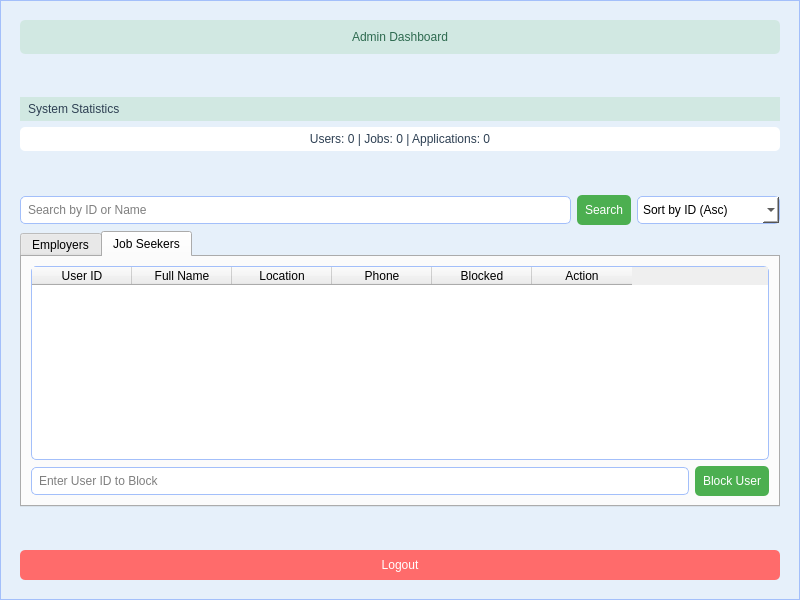
<?xml version="1.0" encoding="UTF-8"?>
<ui version="4.0">
 <class>DashboardAdmin</class>
 <widget class="QDialog" name="DashboardAdmin">
  <property name="geometry">
   <rect>
    <x>0</x>
    <y>0</y>
    <width>800</width>
    <height>600</height>
   </rect>
  </property>
  <property name="windowTitle">
   <string>Admin Dashboard - Job Matching System</string>
  </property>
  <property name="styleSheet">
   <string notr="true">
    QDialog {
        background-color: #E6F0FA; /* Light blue gradient background */
        border: 1px solid #A3BFFA;
    }
    QLabel {
        font: 14px &quot;Arial&quot;;
        color: #2E4053; /* Dark slate color for text */
    }
    QTableWidget {
        background-color: #FFFFFF;
        border: 1px solid #A3BFFA;
        border-radius: 5px;
        font: 14px &quot;Arial&quot;;
    }
    QLineEdit {
        background-color: #FFFFFF;
        border: 1px solid #A3BFFA;
        border-radius: 5px;
        padding: 5px;
        font: 14px &quot;Arial&quot;;
    }
    QPushButton {
        background-color: #4CAF50; /* Vibrant green for buttons */
        color: white;
        border-radius: 5px;
        padding: 8px;
        font: 14px &quot;Arial&quot;;
    }
    QPushButton:hover {
        background-color: #45A049; /* Darker green on hover */
    }
    QPushButton#logoutButton {
        background-color: #FF6B6B; /* Red for logout */
    }
    QPushButton#logoutButton:hover {
        background-color: #FF5252; /* Darker red on hover */
    }
    QComboBox {
        background-color: #FFFFFF;
        border: 1px solid #A3BFFA;
        border-radius: 5px;
        padding: 5px;
        font: 14px &quot;Arial&quot;;
    }
   </string>
  </property>
  <widget class="QWidget" name="verticalLayoutWidget">
   <property name="geometry">
    <rect>
     <x>20</x>
     <y>20</y>
     <width>760</width>
     <height>560</height>
    </rect>
   </property>
   <layout class="QVBoxLayout" name="verticalLayout">
    <item>
     <widget class="QLabel" name="titleLabel">
      <property name="styleSheet">
       <string notr="true">
        font: bold 24px &quot;Arial&quot;;
        color: #2D6A4F; /* Rich green for title */
        background-color: #D1E8E2; /* Soft green background */
        border-radius: 5px;
        padding: 10px;
       </string>
      </property>
      <property name="text">
       <string>Admin Dashboard</string>
      </property>
      <property name="alignment">
       <set>Qt::AlignmentFlag::AlignCenter</set>
      </property>
     </widget>
    </item>
    <item>
     <spacer name="verticalSpacer_1">
      <property name="orientation">
       <enum>Qt::Orientation::Vertical</enum>
      </property>
      <property name="sizeHint" stdset="0">
       <size>
        <width>20</width>
        <height>10</height>
       </size>
      </property>
     </spacer>
    </item>
    <item>
     <widget class="QLabel" name="statsLabel">
      <property name="styleSheet">
       <string notr="true">
        font: bold 18px &quot;Arial&quot;;
        color: #2E4053;
        background-color: #D1E8E2;
        padding: 5px;
       </string>
      </property>
      <property name="text">
       <string>System Statistics</string>
      </property>
     </widget>
    </item>
    <item>
     <widget class="QLabel" name="statsDisplayLabel">
      <property name="styleSheet">
       <string notr="true">
        font: 14px &quot;Arial&quot;;
        color: #2E4053;
        background-color: #FFFFFF;
        border-radius: 5px;
        padding: 5px;
       </string>
      </property>
      <property name="text">
       <string>Users: 0 | Jobs: 0 | Applications: 0</string>
      </property>
      <property name="alignment">
       <set>Qt::AlignmentFlag::AlignCenter</set>
      </property>
     </widget>
    </item>
    <item>
     <spacer name="verticalSpacer_2">
      <property name="orientation">
       <enum>Qt::Orientation::Vertical</enum>
      </property>
      <property name="sizeHint" stdset="0">
       <size>
        <width>20</width>
        <height>10</height>
       </size>
      </property>
     </spacer>
    </item>
    <item>
     <layout class="QHBoxLayout" name="searchSortLayout">
      <item>
       <widget class="QLineEdit" name="searchLineEdit">
        <property name="placeholderText">
         <string>Search by ID or Name</string>
        </property>
       </widget>
      </item>
      <item>
       <widget class="QPushButton" name="searchButton">
        <property name="text">
         <string>Search</string>
        </property>
       </widget>
      </item>
      <item>
       <widget class="QComboBox" name="sortComboBox">
        <item>
         <property name="text">
          <string>Sort by ID (Asc)</string>
         </property>
        </item>
        <item>
         <property name="text">
          <string>Sort by ID (Desc)</string>
         </property>
        </item>
        <item>
         <property name="text">
          <string>Sort by Name (Asc)</string>
         </property>
        </item>
        <item>
         <property name="text">
          <string>Sort by Name (Desc)</string>
         </property>
        </item>
       </widget>
      </item>
     </layout>
    </item>
    <item>
     <widget class="QTabWidget" name="userTabs">
      <property name="currentIndex">
       <number>1</number>
      </property>
      <widget class="QWidget" name="employersTab">
       <attribute name="title">
        <string>Employers</string>
       </attribute>
       <layout class="QVBoxLayout" name="employersLayout">
        <item>
         <widget class="QTableWidget" name="employerTable">
          <property name="columnCount">
           <number>6</number>
          </property>
          <column>
           <property name="text">
            <string>User ID</string>
           </property>
          </column>
          <column>
           <property name="text">
            <string>Company Name</string>
           </property>
          </column>
          <column>
           <property name="text">
            <string>License Number</string>
           </property>
          </column>
          <column>
           <property name="text">
            <string>License Verified</string>
           </property>
          </column>
          <column>
           <property name="text">
            <string>Blocked</string>
           </property>
          </column>
          <column>
           <property name="text">
            <string>Action</string>
           </property>
          </column>
         </widget>
        </item>
        <item>
         <layout class="QHBoxLayout" name="employerActionLayout">
          <item>
           <widget class="QLineEdit" name="verifyUserIdLineEdit">
            <property name="placeholderText">
             <string>Enter Employer ID to Verify</string>
            </property>
           </widget>
          </item>
          <item>
           <widget class="QLineEdit" name="licenseNumberLineEdit">
            <property name="placeholderText">
             <string>Enter License Number (e.g., ADMIN123)</string>
            </property>
           </widget>
          </item>
          <item>
           <widget class="QPushButton" name="verifyButton">
            <property name="text">
             <string>Verify License</string>
            </property>
           </widget>
          </item>
          <item>
           <widget class="QLineEdit" name="blockUserIdLineEdit">
            <property name="placeholderText">
             <string>Enter User ID to Block</string>
            </property>
           </widget>
          </item>
          <item>
           <widget class="QPushButton" name="blockButton">
            <property name="text">
             <string>Block User</string>
            </property>
           </widget>
          </item>
         </layout>
        </item>
       </layout>
      </widget>
      <widget class="QWidget" name="jobSeekersTab">
       <attribute name="title">
        <string>Job Seekers</string>
       </attribute>
       <layout class="QVBoxLayout" name="jobSeekersLayout">
        <item>
         <widget class="QTableWidget" name="jobSeekerTable">
          <property name="columnCount">
           <number>6</number>
          </property>
          <column>
           <property name="text">
            <string>User ID</string>
           </property>
          </column>
          <column>
           <property name="text">
            <string>Full Name</string>
           </property>
          </column>
          <column>
           <property name="text">
            <string>Location</string>
           </property>
          </column>
          <column>
           <property name="text">
            <string>Phone</string>
           </property>
          </column>
          <column>
           <property name="text">
            <string>Blocked</string>
           </property>
          </column>
          <column>
           <property name="text">
            <string>Action</string>
           </property>
          </column>
         </widget>
        </item>
        <item>
         <layout class="QHBoxLayout" name="jobSeekerActionLayout">
          <item>
           <widget class="QLineEdit" name="blockJobSeekerIdLineEdit">
            <property name="placeholderText">
             <string>Enter User ID to Block</string>
            </property>
           </widget>
          </item>
          <item>
           <widget class="QPushButton" name="blockJobSeekerButton">
            <property name="text">
             <string>Block User</string>
            </property>
           </widget>
          </item>
         </layout>
        </item>
       </layout>
      </widget>
     </widget>
    </item>
    <item>
     <spacer name="verticalSpacer_3">
      <property name="orientation">
       <enum>Qt::Orientation::Vertical</enum>
      </property>
      <property name="sizeHint" stdset="0">
       <size>
        <width>20</width>
        <height>10</height>
       </size>
      </property>
     </spacer>
    </item>
    <item>
     <widget class="QPushButton" name="logoutButton">
      <property name="text">
       <string>Logout</string>
      </property>
     </widget>
    </item>
   </layout>
  </widget>
 </widget>
 <resources/>
 <connections>
  <connection>
   <sender>logoutButton</sender>
   <signal>clicked()</signal>
   <receiver>DashboardAdmin</receiver>
   <slot>reject()</slot>
   <hints>
    <hint type="sourcelabel">
     <x>759</x>
     <y>589</y>
    </hint>
    <hint type="destinationlabel">
     <x>399</x>
     <y>599</y>
    </hint>
   </hints>
  </connection>
 </connections>
</ui>
